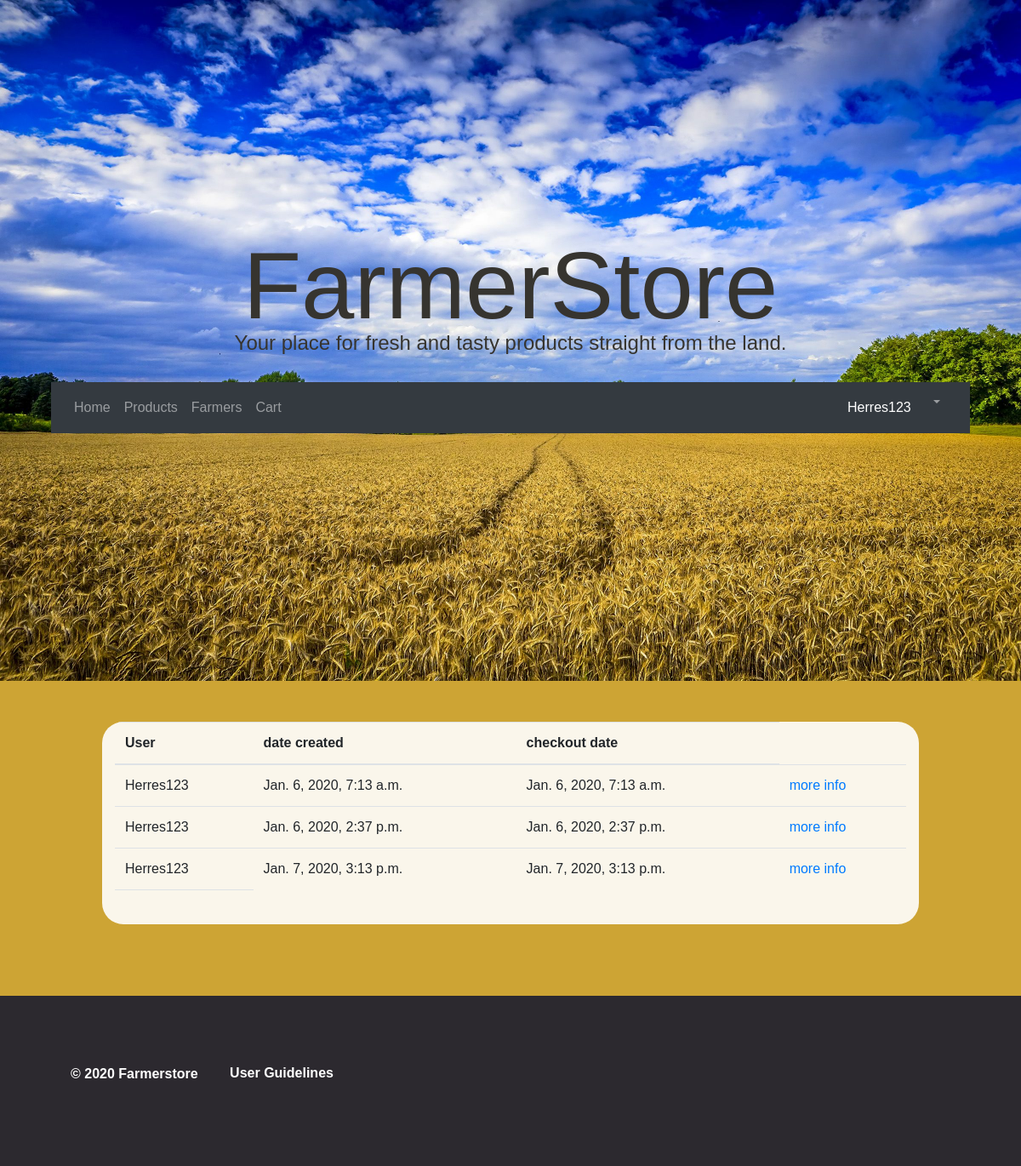
/orderHistory/ (signed in), run on the app's committed database.
### product_cart/models.py (models this page shows, shortened)
class Order(models.Model):
    user = models.ForeignKey(User, on_delete=models.CASCADE)
    ordered = models.BooleanField(default=False)
    items = models.ManyToManyField(OrderItem)
    creationDate = models.DateTimeField(auto_now_add=True)
    orderedDate = models.DateTimeField()

### product_cart/views.py (the view)
# urls.py: path('orderHistory/', views.OHistory, name="orderHistory"),
def OHistory(request):
    OH = Order.objects.filter(user=request.user, ordered=True)
    context = {
        "OH": OH,
    }
    template = "orderhistory/OHistory.html"
    return render(request, template, context)

### home_page/context_processors.py (called while the page is built)
def context_variable(request):
    return {"farmer": Farmer.objects.filter()}

### product_cart/templates/orderhistory/OHistory.html
{% extends 'home_page/base.html' %}
{% load static %}
    {% block content %}
    <div class="cart_box">
        <div class='col-sm-12 col-sm-offset-2'>
            <table class='table'>
                <thead>
                    <th>User</th>
                    <th>date created</th>
                    <th>checkout date</th>
                </thead>
                <tfoot>
                    <tr>
                        <td></td>
                    </tr>
                </tfoot>
                {% for Citem in OH.all %}
                <tr>
                    <td>{{ Citem.user }}</td>
                    <td>{{ Citem.creationDate }}</td>
                    <td>{{ Citem.orderedDate }}</td>
                    <td><a href={% url "orderInfo" Citem.id %}>more info</a></td>
                </tr>
                {% endfor %}
            </table>
        </div>
    </div>
    {% endblock %}

### home_page/templates/home_page/base.html (shortened to what this page needs)
{% load static%}
<!DOCTYPE html>
<html>
<head>
  <link rel="stylesheet" href="https://maxcdn.bootstrapcdn.com/bootstrap/4.3.1/css/bootstrap.min.css">
  <link rel="stylesheet" href="https://use.fontawesome.com/releases/v5.11.2/css/all.css">
   <link rel="stylesheet" href="https://cdnjs.cloudflare.com/ajax/libs/font-awesome/4.7.0/css/font-awesome.min.css">
  <link rel="stylesheet" type="text/css" href="{% static 'home_page/home.css' %}">
</head>
</head>
<body>
	<div id="home">
		<div class="landing-text">
			<h1>FarmerStore</h1>
			<h4>Your place for fresh and tasty products straight from the land.</h4>
			<br>
			<nav class="navbar navbar-expand-lg navbar-dark bg-dark">
            <div class="container">
                <div class="collapse navbar-collapse" id="navbarTogglerDemo01">
                    <ul class="navbar-nav mr-auto mt-2 mt-lg-0">
                        <li class="{% if navigation == 'home'%} nav-item active {% else %} nav-item {% endif %}">
                            <a class="nav-link" href="{% url 'home_index'  %}">Home <span class="sr-only">(current)</span></a>
                        </li>
                        <li class="{% if navigation == 'products' %} nav-item active {% else %} nav-item {% endif %}">
                            <a class="nav-link" href="{% url 'user-profile' %}">Products</a>
                        </li>
                        <li class="{% if navigation == 'farmer' %} nav-item active {% else %} nav-item {% endif %}">
                            <a class="nav-link" href="{% url 'farmer-index' %}">Farmers</a>
                        </li>
                        <li class="{% if navigation == 'cartView' %} nav-item active {% else %} nav-item {% endif %}">
                            <a class="nav-link" href="{% url 'cartView' %}">Cart</a>
                        </li>
                    </ul>
                    {% if user.is_authenticated %}
                    <ul class="navbar-nav ">
                        <p style="margin:2px; color:white;">{{user.username}}</p>
                        <li id="profile_nav"class="nav-item dropdown">
                            <a href="#" class="nav-link dropdown-toggle" id="navDropDownLink" data-toggle="dropdown" aria-haspopup="false" aria-expanded="false">
                            </a>
                        </li>
                    </ul>
                    {% else %}
                        &nbsp;&nbsp;
                        <a class="nav-link" style="text-decoration: none;background-color: transparent;color:rgba(255,255,255,.5);" href="{% url 'login_url' %}">Login | Register</a>
                    {% endif %}
                </div>
            </div>
            </nav>
		</div>
	</div>
    <div class="content">
    {% block content %}{% endblock %}
    </div>
    <footer class="footer-distributed">
        <div class="footer-center">
            <p class="footer-company-name">© 2020 Farmerstore</p>
            <a href="{% url 'guidelines'  %}" style="text-align:right;text-decoration:none; color: white;">User Guidelines</a>
        </div>
    </footer>
</body>
</html>

### home_page/static/home_page/home.css (style rules this page uses)
html, body { height: 100%; width: 100%; font-family: sans-serif; color: #36342f; }
#home { background: url("./background.jpg") no-repeat 50% 50%; display: table; height: 100%; width: 100%; background-size: cover; }
.navbar { background: #6ab446; padding: 1%; margin-left: 5%; margin-right: 5%; }
.nav-link, .navbar-brand { color: #fff; cursor: pointer; }
.nav-link { margin-right: 1em !important; padding: 0px !important; }
.navbar-collapse { justify-content: flex-end; }
#profile_nav { margin-left: 1em !important; }
.landing-text { display: table-cell; vertical-align: middle; text-align: center; }
h1 { font-family: "Alegreya Sans", sans-serif; font-size: 700%; line-height: 0.8; }
p { padding: 3%; }
.content { background-color: #cda434; padding-top: 2%; padding-bottom: 2%; }
td { white-space: pre-wrap; white-space: -moz-pre-wrap; white-space: -pre-wrap; white-space: -o-pre-wrap; word-wrap: break-word; }
.cart_box { display: block; margin-left: 10%; margin-top: 2%; margin-bottom: 5%; width:80%; height:60%; background-color: rgba(255,255,255,0.9); color: black; z-index: 100; overflow-y: auto; border-radius: 25px; }
.footer-distributed { background-color: #2c292f; box-sizing: border-box; width: 100%; height: 25vh; text-align: left; font: bold 16px sans-serif; padding: 50px 50px 60px 50px; }
.footer-distributed .footer-left, .footer-distributed .footer-center, .footer-distributed .footer-right { display: inline-block; vertical-align: top; }
.footer-distributed .footer-center { width: 100%; }
.footer-distributed .footer-center p { display: inline-block; color: #ffffff; vertical-align: middle; margin:0; }

### data on the page
Order: user "Herres123", creationDate "Jan. 6, 2020, 7:13 a.m.", orderedDate "Jan. 6, 2020, 7:13 a.m."
Order: user "Herres123", creationDate "Jan. 6, 2020, 2:37 p.m.", orderedDate "Jan. 6, 2020, 2:37 p.m."
Order: user "Herres123", creationDate "Jan. 7, 2020, 3:13 p.m.", orderedDate "Jan. 7, 2020, 3:13 p.m."

### other printed values
{{ user.username }} "Herres123"
